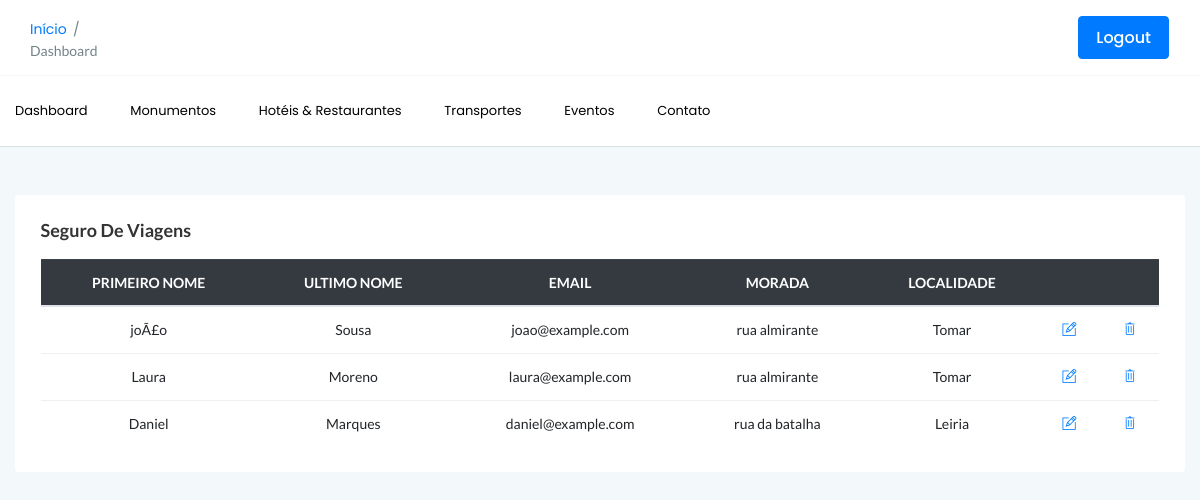
Before: /dashboardSeguro.php (signed in) with the older database file.
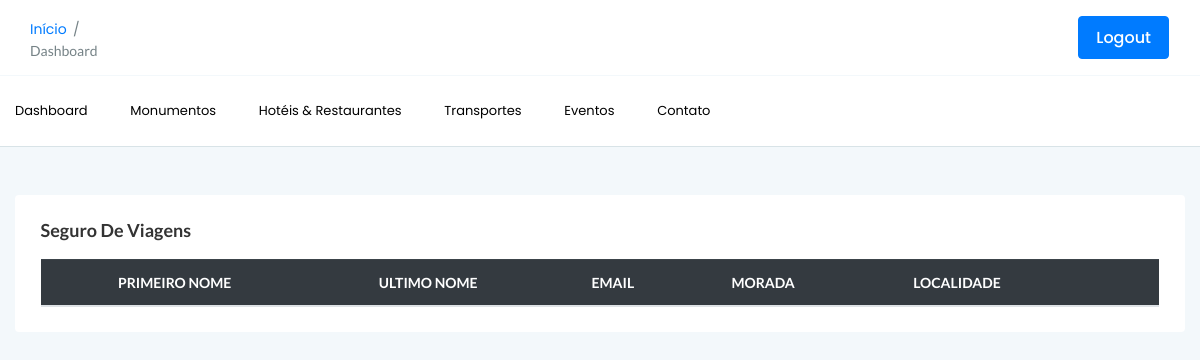
After: the same page with the newer database file.
### tables this page shows
create table Cliente (
IDcliente INT AUTO_INCREMENT,
nome_primeiro VARCHAR(25) NOT NULL,
nome_ultimo VARCHAR(25) NOT NULL,
email VARCHAR(150) NOT NULL,
rua VARCHAR(150) NOT NULL,
localidade VARCHAR(30) NOT NULL,
cpostal CHAR(8) NOT NULL,
nif INT UNSIGNED NOT NULL,
pacote  VARCHAR(30) NOT NULL,
CONSTRAINT pk_Cliente_IDcliente PRIMARY KEY(IDcliente),
CONSTRAINT unique_Cliente_email UNIQUE(email),
CONSTRAINT unique_Cliente_nif UNIQUE(nif)
);

### dashboardSeguro.php (the view, shortened to what the changed rows need)
<!doctype html>
<html class="no-js" lang="en">
<head>
    <link rel="stylesheet" href="assetsAdmin/css/bootstrap.min.css">
    <link rel="stylesheet" href="assetsAdmin/css/font-awesome.min.css">
    <link rel="stylesheet" href="assetsAdmin/css/themify-icons.css">
    <link rel="stylesheet" href="assetsAdmin/css/metisMenu.css">
    <link rel="stylesheet" href="assetsAdmin/css/owl.carousel.min.css">
    <link rel="stylesheet" href="assetsAdmin/css/slicknav.min.css">
    <link rel="stylesheet" href="https://www.amcharts.com/lib/3/plugins/export/export.css" type="text/css" media="all" />
    <link rel="stylesheet" href="assetsAdmin/css/typography.css">
    <link rel="stylesheet" href="assetsAdmin/css/default-css.css">
    <link rel="stylesheet" href="assetsAdmin/css/styles.css">
    <link rel="stylesheet" href="assetsAdmin/css/responsive.css">
</head>
<body class="body-bg">
    <div class="horizontal-main-wrapper">
        <div class="main-content-inner">
            <div class="container">
                <div class="row">
                    <div class="col-lg-12 mt-5">
                        <div class="card">
                            <div class="card-body">
                                <div class="single-table">
                                    <div class="table-responsive">
                                        <table class="table text-center">
                                            <thead class="text-uppercase bg-dark">
                                                <tr class="text-white">
                                                    <th scope="col">Primeiro Nome</th>
                                                    <th scope="col">Ultimo Nome</th>
                                                    <th scope="col">Email</th>
                                                    <th scope="col">Morada</th>
                                                    <th scope="col">Localidade</th>
                                                    <th scope="col"></th>
                                                    <th scope="col"></th>
                                                </tr>
                                            </thead>
                                            <tbody>
                                                <?php
                                                require 'conecao.php';
                                                $sql = "SELECT * FROM cliente";
                                                $result = mysqli_query($conn, $sql);
                                                while ($row = $result->fetch_object()) {
                                                    echo "<tr>";
                                                    echo "<td>" . $row->nome_primeiro . "</td><td>" . $row->nome_ultimo . "</td>";
                                                    echo "<td>" . $row->email . "</td><td>" . $row->rua . "</td><td>" . $row->localidade . "</td>";
                                                    echo "<td><a href='editseguro.php?IDcliente=$row->IDcliente' name='edit'><i class='ti-pencil-alt'></i></a></td>";
                                                    echo "<td><a href='deleteseguro.php?IDcliente=$row->IDcliente' name='delete'><i class='ti-trash'></i></a></td>";
                                                    echo "</tr>";
                                                }
                                                ?>
                                            </tbody>
                                    </div>
                                </div>
                            </div>
                        </div>
                    </div>
                </div>
            </div>
        </div>
</body>
</html>

Changed rows visible on the page:
removed cliente: nome_primeiro "joÃ£o", nome_ultimo "Sousa", email "joao@example.com", rua "rua almirante", localidade "Tomar"
removed cliente: nome_primeiro "Laura", nome_ultimo "Moreno", email "laura@example.com", rua "rua almirante", localidade "Tomar"
removed cliente: nome_primeiro "Daniel", nome_ultimo "Marques", email "daniel@example.com", rua "rua da batalha", localidade "Leiria"
